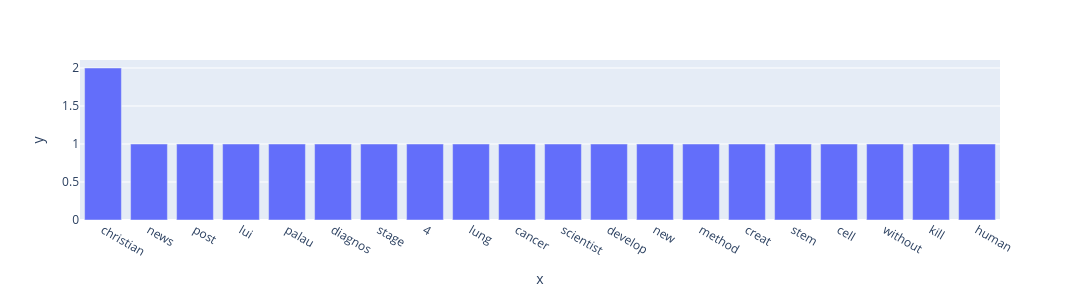

The notebook cell saved with this chart:
### Code cell
px.bar(x=word_freq_type["reliable"].keys(), y=word_freq_type["reliable"].values(), width=1080, height=300)

### Figure 1 — Plotly figure (JSON) as saved in the notebook; plotly's stock layout.template omitted (floating-point values rounded to 4 significant figures)
{"data": [{"hovertemplate": "x=%{x}<br>y=%{y}<extra></extra>", "legendgroup": "", "marker": {"color": "#636efa", "pattern": {"shape": ""}}, "name": "", "orientation": "v", "showlegend": false, "textposition": "auto", "type": "bar", "x": ["christian", "news", "post", "lui", "palau", "diagnos", "stage", "4", "lung", "cancer", "scientist", "develop", "new", "method", "creat", "stem", "cell", "without", "kill", "human"], "xaxis": "x", "y": [2, 1, 1, 1, 1, 1, 1, 1, 1, 1, 1, 1, 1, 1, 1, 1, 1, 1, 1, 1], "yaxis": "y"}], "layout": {"barmode": "relative", "height": 300, "legend": {"tracegroupgap": 0}, "margin": {"t": 60}, "width": 1080, "xaxis": {"anchor": "y", "domain": [0, 1], "title": {"text": "x"}}, "yaxis": {"anchor": "x", "domain": [0, 1], "title": {"text": "y"}}}}
